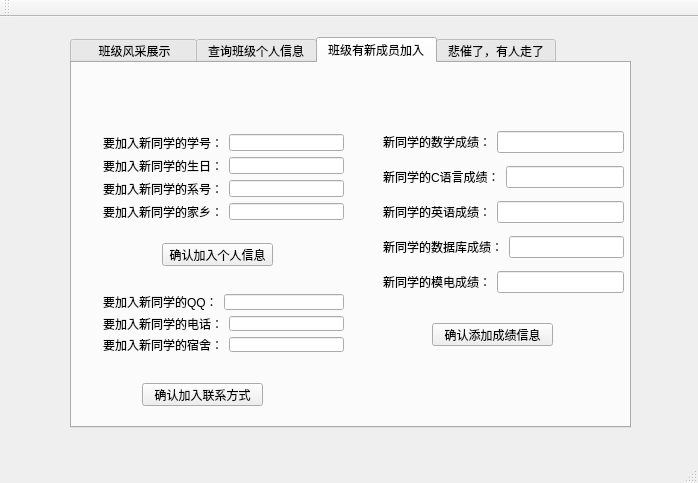
<?xml version="1.0" encoding="UTF-8"?>
<ui version="4.0">
 <class>MainWindow</class>
 <widget class="QMainWindow" name="MainWindow">
  <property name="geometry">
   <rect>
    <x>0</x>
    <y>0</y>
    <width>698</width>
    <height>483</height>
   </rect>
  </property>
  <property name="windowTitle">
   <string>10011006班班级管理系统</string>
  </property>
  <widget class="QWidget" name="centralWidget">
   <widget class="QTabWidget" name="tabWidget">
    <property name="geometry">
     <rect>
      <x>70</x>
      <y>20</y>
      <width>561</width>
      <height>391</height>
     </rect>
    </property>
    <property name="maximumSize">
     <size>
      <width>561</width>
      <height>16777215</height>
     </size>
    </property>
    <property name="autoFillBackground">
     <bool>false</bool>
    </property>
    <property name="styleSheet">
     <string notr="true"/>
    </property>
    <property name="currentIndex">
     <number>2</number>
    </property>
    <widget class="QWidget" name="tab_3">
     <attribute name="title">
      <string>     班级风采展示    </string>
     </attribute>
     <widget class="QLabel" name="label_back1">
      <property name="geometry">
       <rect>
        <x>-70</x>
        <y>0</y>
        <width>561</width>
        <height>371</height>
       </rect>
      </property>
      <property name="text">
       <string/>
      </property>
     </widget>
    </widget>
    <widget class="QWidget" name="widget">
     <attribute name="title">
      <string>查询班级个人信息</string>
     </attribute>
     <widget class="QTableView" name="tableView">
      <property name="geometry">
       <rect>
        <x>35</x>
        <y>111</y>
        <width>451</width>
        <height>231</height>
       </rect>
      </property>
     </widget>
     <widget class="QWidget" name="layoutWidget">
      <property name="geometry">
       <rect>
        <x>40</x>
        <y>30</y>
        <width>225</width>
        <height>22</height>
       </rect>
      </property>
      <layout class="QHBoxLayout" name="horizontalLayout">
       <item>
        <widget class="QLabel" name="label">
         <property name="text">
          <string>要查询的姓名：</string>
         </property>
        </widget>
       </item>
       <item>
        <widget class="QLineEdit" name="lineEdit_selname">
         <property name="text">
          <string/>
         </property>
        </widget>
       </item>
      </layout>
     </widget>
     <widget class="QWidget" name="layoutWidget">
      <property name="geometry">
       <rect>
        <x>40</x>
        <y>70</y>
        <width>262</width>
        <height>22</height>
       </rect>
      </property>
      <layout class="QHBoxLayout" name="horizontalLayout_2">
       <item>
        <widget class="QLabel" name="label_2">
         <property name="text">
          <string>要查询的信息：</string>
         </property>
        </widget>
       </item>
       <item>
        <widget class="QComboBox" name="comboBox">
         <item>
          <property name="text">
           <string>查询该同学的所有个人信息</string>
          </property>
         </item>
         <item>
          <property name="text">
           <string>查询该同学的所有联系方式</string>
          </property>
         </item>
         <item>
          <property name="text">
           <string>查询该同学的所有课程成绩</string>
          </property>
         </item>
        </widget>
       </item>
      </layout>
     </widget>
     <widget class="QWidget" name="layoutWidget">
      <property name="geometry">
       <rect>
        <x>350</x>
        <y>20</y>
        <width>130</width>
        <height>78</height>
       </rect>
      </property>
      <layout class="QVBoxLayout" name="verticalLayout">
       <item>
        <widget class="QPushButton" name="pushButton_selone">
         <property name="text">
          <string>确认单人查询</string>
         </property>
        </widget>
       </item>
       <item>
        <spacer name="verticalSpacer">
         <property name="orientation">
          <enum>Qt::Vertical</enum>
         </property>
         <property name="sizeHint" stdset="0">
          <size>
           <width>20</width>
           <height>18</height>
          </size>
         </property>
        </spacer>
       </item>
       <item>
        <widget class="QPushButton" name="pushButton_selall">
         <property name="text">
          <string>确认查询所有人的信息</string>
         </property>
        </widget>
       </item>
      </layout>
     </widget>
    </widget>
    <widget class="QWidget" name="tab_2">
     <attribute name="title">
      <string>班级有新成员加入</string>
     </attribute>
     <widget class="QPushButton" name="pushButton_addoneinfo">
      <property name="geometry">
       <rect>
        <x>90</x>
        <y>180</y>
        <width>111</width>
        <height>23</height>
       </rect>
      </property>
      <property name="text">
       <string>确认加入个人信息</string>
      </property>
     </widget>
     <widget class="QPushButton" name="pushButton_addcontact">
      <property name="geometry">
       <rect>
        <x>70</x>
        <y>320</y>
        <width>121</width>
        <height>23</height>
       </rect>
      </property>
      <property name="text">
       <string>确认加入联系方式</string>
      </property>
     </widget>
     <widget class="QPushButton" name="pushButton_addgrade">
      <property name="geometry">
       <rect>
        <x>360</x>
        <y>260</y>
        <width>121</width>
        <height>23</height>
       </rect>
      </property>
      <property name="text">
       <string>确认添加成绩信息</string>
      </property>
     </widget>
     <widget class="QWidget" name="layoutWidget">
      <property name="geometry">
       <rect>
        <x>20</x>
        <y>220</y>
        <width>263</width>
        <height>80</height>
       </rect>
      </property>
      <layout class="QVBoxLayout" name="verticalLayout_3">
       <item>
        <layout class="QHBoxLayout" name="horizontalLayout_8">
         <item>
          <widget class="QLabel" name="label_8">
           <property name="text">
            <string>要加入新同学的QQ：</string>
           </property>
          </widget>
         </item>
         <item>
          <widget class="QLineEdit" name="lineEdit_addQQ"/>
         </item>
        </layout>
       </item>
       <item>
        <layout class="QHBoxLayout" name="horizontalLayout_9">
         <item>
          <widget class="QLabel" name="label_9">
           <property name="text">
            <string>要加入新同学的电话：</string>
           </property>
          </widget>
         </item>
         <item>
          <widget class="QLineEdit" name="lineEdit_addtelnum"/>
         </item>
        </layout>
       </item>
       <item>
        <layout class="QHBoxLayout" name="horizontalLayout_10">
         <item>
          <widget class="QLabel" name="label_10">
           <property name="text">
            <string>要加入新同学的宿舍：</string>
           </property>
          </widget>
         </item>
         <item>
          <widget class="QLineEdit" name="lineEdit_sushe"/>
         </item>
        </layout>
       </item>
      </layout>
     </widget>
     <widget class="QWidget" name="layoutWidget">
      <property name="geometry">
       <rect>
        <x>300</x>
        <y>50</y>
        <width>263</width>
        <height>201</height>
       </rect>
      </property>
      <layout class="QVBoxLayout" name="verticalLayout_4">
       <item>
        <layout class="QHBoxLayout" name="horizontalLayout_11">
         <item>
          <widget class="QLabel" name="label_11">
           <property name="text">
            <string>新同学的数学成绩：</string>
           </property>
          </widget>
         </item>
         <item>
          <widget class="QLineEdit" name="lineEdit_addmath"/>
         </item>
        </layout>
       </item>
       <item>
        <layout class="QHBoxLayout" name="horizontalLayout_12">
         <item>
          <widget class="QLabel" name="label_12">
           <property name="text">
            <string>新同学的C语言成绩：</string>
           </property>
          </widget>
         </item>
         <item>
          <widget class="QLineEdit" name="lineEdit_addC"/>
         </item>
        </layout>
       </item>
       <item>
        <layout class="QHBoxLayout" name="horizontalLayout_13">
         <item>
          <widget class="QLabel" name="label_13">
           <property name="text">
            <string>新同学的英语成绩：</string>
           </property>
          </widget>
         </item>
         <item>
          <widget class="QLineEdit" name="lineEdit_addenglish"/>
         </item>
        </layout>
       </item>
       <item>
        <layout class="QHBoxLayout" name="horizontalLayout_14">
         <item>
          <widget class="QLabel" name="label_14">
           <property name="text">
            <string>新同学的数据库成绩：</string>
           </property>
          </widget>
         </item>
         <item>
          <widget class="QLineEdit" name="lineEdit_addddatabase"/>
         </item>
        </layout>
       </item>
       <item>
        <layout class="QHBoxLayout" name="horizontalLayout_15">
         <item>
          <widget class="QLabel" name="label_15">
           <property name="text">
            <string>新同学的模电成绩：</string>
           </property>
          </widget>
         </item>
         <item>
          <widget class="QLineEdit" name="lineEdit_addelec"/>
         </item>
        </layout>
       </item>
      </layout>
     </widget>
     <widget class="QWidget" name="layoutWidget">
      <property name="geometry">
       <rect>
        <x>180</x>
        <y>10</y>
        <width>261</width>
        <height>22</height>
       </rect>
      </property>
      <layout class="QHBoxLayout" name="horizontalLayout_3">
       <item>
        <widget class="QLabel" name="label_3">
         <property name="text">
          <string>要加入新同学的姓名：</string>
         </property>
        </widget>
       </item>
       <item>
        <widget class="QLineEdit" name="lineEdit_addname">
         <property name="text">
          <string/>
         </property>
        </widget>
       </item>
      </layout>
     </widget>
     <widget class="QWidget" name="layoutWidget">
      <property name="geometry">
       <rect>
        <x>20</x>
        <y>60</y>
        <width>263</width>
        <height>108</height>
       </rect>
      </property>
      <layout class="QVBoxLayout" name="verticalLayout_2">
       <item>
        <layout class="QHBoxLayout" name="horizontalLayout_4">
         <item>
          <widget class="QLabel" name="label_4">
           <property name="text">
            <string>要加入新同学的学号：</string>
           </property>
          </widget>
         </item>
         <item>
          <widget class="QLineEdit" name="lineEdit_addsno">
           <property name="text">
            <string/>
           </property>
          </widget>
         </item>
        </layout>
       </item>
       <item>
        <layout class="QHBoxLayout" name="horizontalLayout_5">
         <item>
          <widget class="QLabel" name="label_5">
           <property name="text">
            <string>要加入新同学的生日：</string>
           </property>
          </widget>
         </item>
         <item>
          <widget class="QLineEdit" name="lineEdit_addbirth">
           <property name="text">
            <string/>
           </property>
          </widget>
         </item>
        </layout>
       </item>
       <item>
        <layout class="QHBoxLayout" name="horizontalLayout_6">
         <item>
          <widget class="QLabel" name="label_6">
           <property name="text">
            <string>要加入新同学的系号：</string>
           </property>
          </widget>
         </item>
         <item>
          <widget class="QLineEdit" name="lineEdit_addsdept">
           <property name="text">
            <string/>
           </property>
          </widget>
         </item>
        </layout>
       </item>
       <item>
        <layout class="QHBoxLayout" name="horizontalLayout_7">
         <item>
          <widget class="QLabel" name="label_7">
           <property name="text">
            <string>要加入新同学的家乡：</string>
           </property>
          </widget>
         </item>
         <item>
          <widget class="QLineEdit" name="lineEdit_addhome">
           <property name="text">
            <string/>
           </property>
          </widget>
         </item>
        </layout>
       </item>
      </layout>
     </widget>
    </widget>
    <widget class="QWidget" name="tab">
     <attribute name="title">
      <string>悲催了，有人走了</string>
     </attribute>
     <widget class="QPushButton" name="pushButton_delete">
      <property name="geometry">
       <rect>
        <x>220</x>
        <y>210</y>
        <width>75</width>
        <height>23</height>
       </rect>
      </property>
      <property name="text">
       <string>确认删除</string>
      </property>
     </widget>
     <widget class="QWidget" name="layoutWidget">
      <property name="geometry">
       <rect>
        <x>120</x>
        <y>130</y>
        <width>311</width>
        <height>22</height>
       </rect>
      </property>
      <layout class="QHBoxLayout" name="horizontalLayout_16">
       <item>
        <widget class="QLabel" name="label_16">
         <property name="text">
          <string>悲催了，谁要走了？</string>
         </property>
        </widget>
       </item>
       <item>
        <spacer name="horizontalSpacer">
         <property name="orientation">
          <enum>Qt::Horizontal</enum>
         </property>
         <property name="sizeHint" stdset="0">
          <size>
           <width>40</width>
           <height>20</height>
          </size>
         </property>
        </spacer>
       </item>
       <item>
        <widget class="QLineEdit" name="lineEdit_deletename"/>
       </item>
      </layout>
     </widget>
    </widget>
   </widget>
  </widget>
  <widget class="QMenuBar" name="menuBar">
   <property name="geometry">
    <rect>
     <x>0</x>
     <y>0</y>
     <width>698</width>
     <height>23</height>
    </rect>
   </property>
  </widget>
  <widget class="QToolBar" name="mainToolBar">
   <attribute name="toolBarArea">
    <enum>TopToolBarArea</enum>
   </attribute>
   <attribute name="toolBarBreak">
    <bool>false</bool>
   </attribute>
  </widget>
  <widget class="QStatusBar" name="statusBar"/>
 </widget>
 <layoutdefault spacing="6" margin="11"/>
 <resources/>
 <connections/>
</ui>
